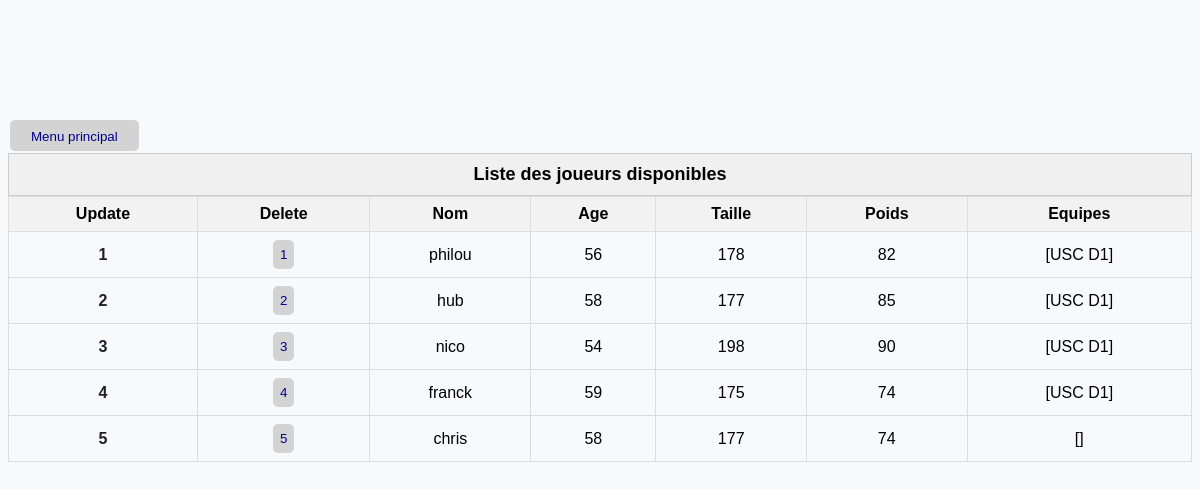
The page /players on the database its author committed.
### TennisModel.py (models this page shows, shortened)
class Player(db.Model):
    __tablename__ = 'player'
    id = db.Column(db.Integer, primary_key=True, autoincrement=True)
    name = db.Column(db.String(20), unique=True, nullable=False)
    birthDate = db.Column(db.DateTime, nullable=False)
    height = db.Column(db.Integer, nullable=False)
    weight = db.Column(db.Integer, nullable=False)
    clubId = db.Column(db.Integer, db.ForeignKey('club.id'), nullable=False)
    isActive = db.Column(db.Boolean, default=True)
    club = relationship('Club')
    teams = relationship('Team', secondary=player_team_association, back_populates='players')
    @property
    def age(self):
        today = datetime.now()
        return today.year - self.birthDate.year - ((today.month, today.day) < (self.birthDate.month, self.birthDate.day))
    def __repr__(self):
        return f'{self.name}'

class Team(db.Model):
    __tablename__ = 'team'
    id = db.Column(db.Integer, primary_key=True, autoincrement=True)
    name = db.Column(db.String(20), unique=True, nullable=False)
    captainId = db.Column(db.Integer, db.ForeignKey('player.id'))
    players = relationship('Player', secondary=player_team_association, back_populates='teams')
    def __repr__(self):
        return f'{self.name}'

### flask_app.py (the view)
@app.route('/players')
def show_players():
    players = Player.query.filter(Player.isActive).all()
    app.logger.debug(f'players: {players}')
    return render_template('players.html', players=players, active_players=True)

### flask_app.py (called while the page is built)
@app.before_request
def create_tables():
    db.create_all()

### templates/players.html (shortened to what this page needs)
{% extends 'base.html' %}
{% block main %}
{% set status = 'disponibles' if active_players else 'indisponibles' %}
<main>
    {% if players %}
    <table class="players">
        <caption class="table-caption">Liste des joueurs {{ status }}</caption>
        <thead>
        <tr>
            <th>Update</th>
            {% if active_players %}
            <th>Delete</th>
            {% endif %}
            <th>Nom</th>
            <th>Age</th>
            <th>Taille</th>
            <th>Poids</th>
            <th>Equipes</th>
        </tr>
        </thead>
        {% for player in players %}
        <div id="player">
            <tr>
                <td align="center">
                    <a href="{{ url_for('update_player', id=player.id) }}">{{player.id}}</a>
                </td>
                {% if active_players %}
                <td align="center">
                    <button onclick="confirmDelete({{ player.id }})">{{player.id}}</button>
                </td>
                {% endif %}
                <td>{{ player.name }}</td>
                <td>{{ player.age }}</td>
                <td>{{ player.height }}</td>
                <td>{{ player.weight }}</td>
                <td>{{ player.teams }}</td>
            </tr>
        </div>
        {%endfor %}
    </table>
    {% else %}
    <p style="font-size: 16px; text-align: center;">Pas de joueurs {{status}} ✌️</p>
    {% endif %}
</main>
{% endblock main %}

### templates/base.html (shortened to what this page needs)
<!DOCTYPE html>
<html lang="fr">
<head>
    <link rel="stylesheet" href="{{ url_for('static', filename='css/style.css')}}">
</head>
<body>
    {% block main %}
    {% endblock main %}
</body>
</html>

### templates/partials/_menu.html
    <table class="menu">
        <tr>
            <td><a href="{{ url_for('welcome') }}"><button>Menu principal</button></a></td>
        </tr>
    </table>

### static/css/style.css (style rules this page uses)
body { background-color: #F7FAFC; justify-content: center; margin-top: 10%; font-family: Arial, Helvetica, sans-serif; }
.players { width: 100%; border-collapse: collapse; grid-template-columns: repeat(10, 1fr); }
a { color: #1E1E2D; font-size: 16px; font-weight: 600; text-decoration: none; }
button { color: darkblue; background-color: lightgray; padding: 7px; border: none; border-radius: 5px; border-collapse: collapse; }
table.menu tr, table.menu td { border: none; display: inline; text-align: center; color: darkblue; background-color: lightgray; padding: 7px; margin-bottom: 20px; border-radius: 5px; border-collapse: collapse; font-size: 16px; }
main { display: grid; justify-items: center; }
th, td { border: 1px solid #ddd; padding: 8px; text-align: center; }
th { background-color: #f2f2f2; }
.table-caption { font-weight: bold; font-size: 18px; padding: 10px; border: 1px solid #ccc; background-color: #f0f0f0; }

### rows shown on the page
Player: id "1", name "philou", age "56", height "178", weight "82", teams "[USC D1]"
Player: id "2", name "hub", age "58", height "177", weight "85", teams "[USC D1]"
Player: id "3", name "nico", age "54", height "198", weight "90", teams "[USC D1]"
Player: id "4", name "franck", age "59", height "175", weight "74", teams "[USC D1]"
Player: id "5", name "chris", age "58", height "177", weight "74", teams "[]"

### other values the page prints
{{ status }} "disponibles"
